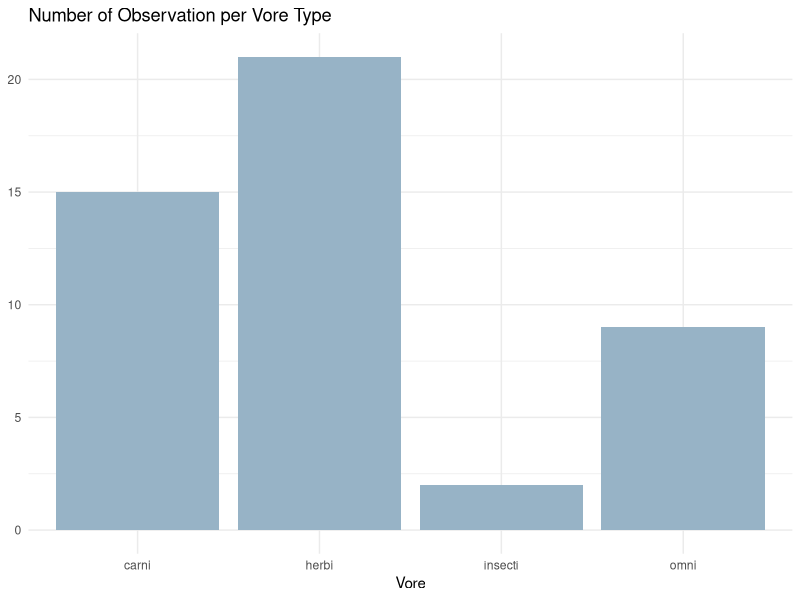
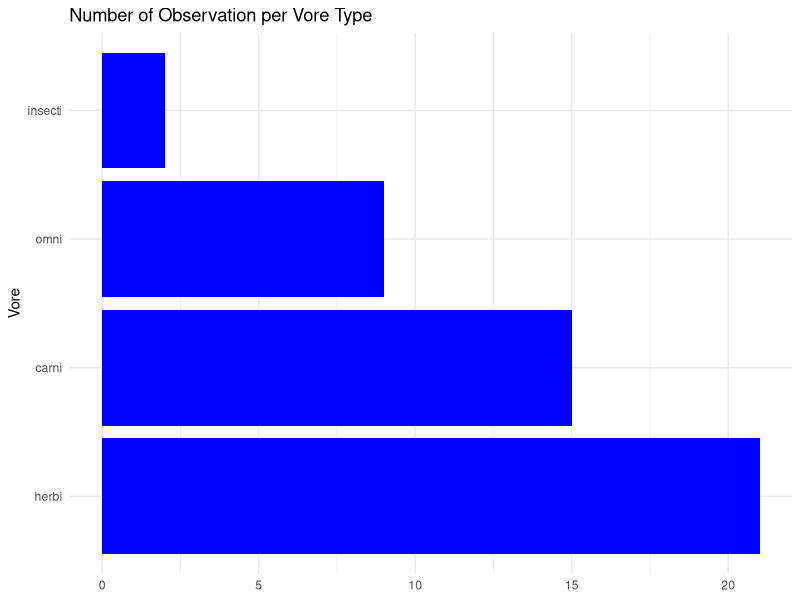
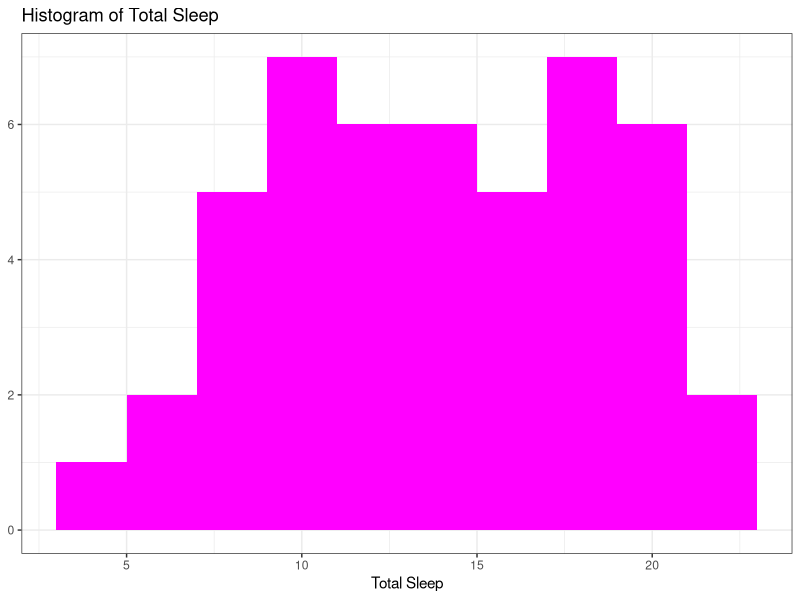
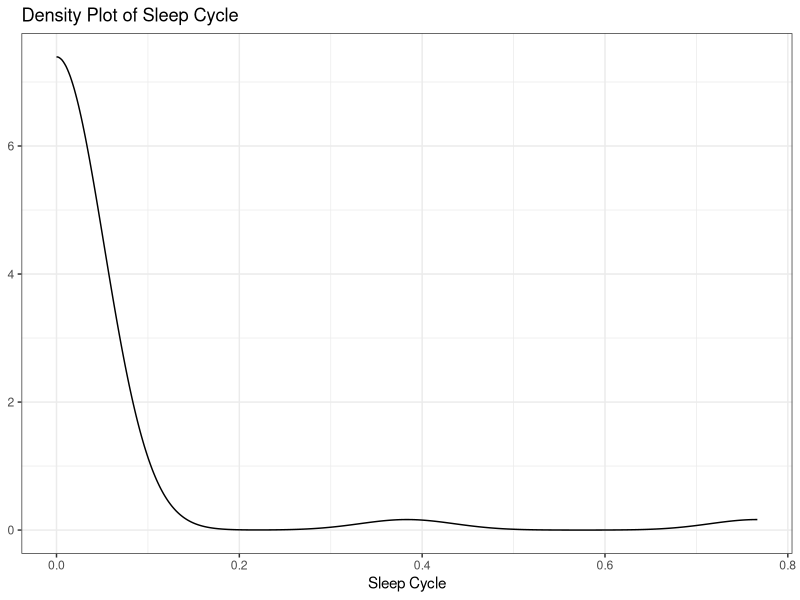
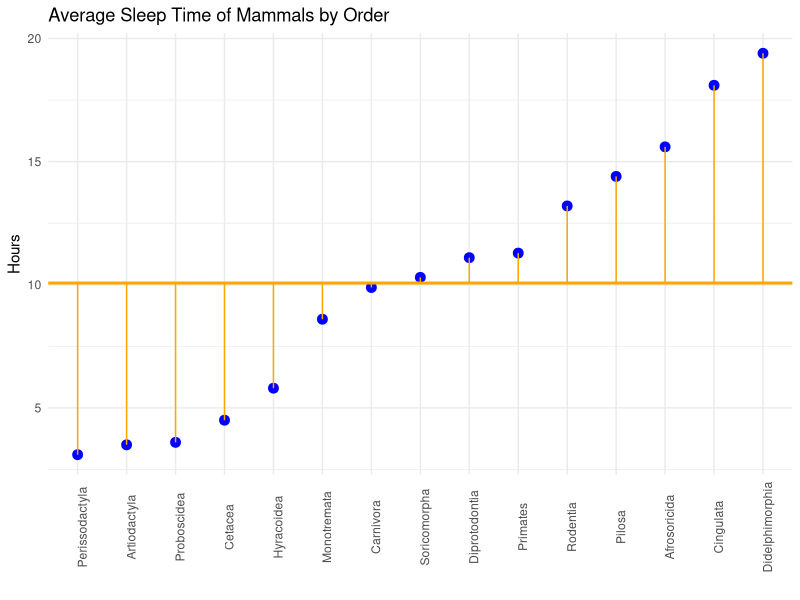
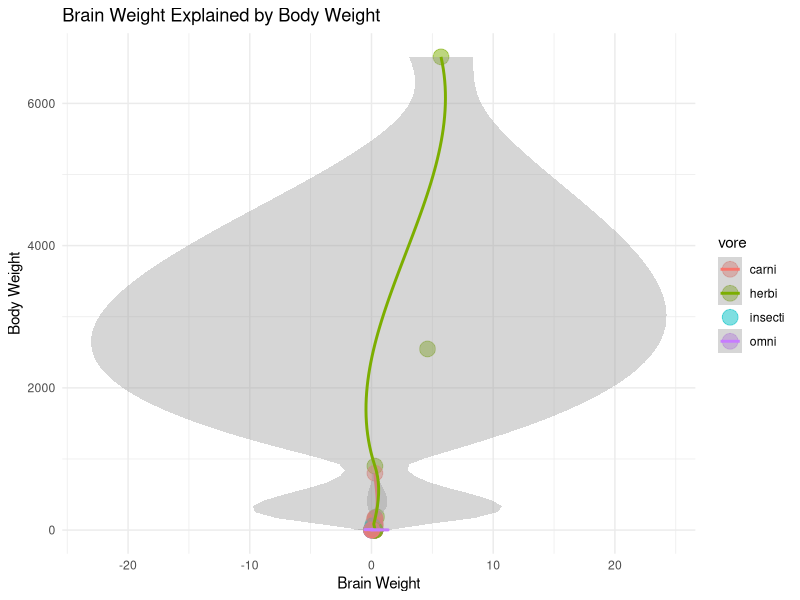

Source code (R) for these figures, in order:
#importing the needed library
install.packages('tinytex')

library(tidyverse)
library(forcats)

#data()

View(msleep)

#?msleep

#STAGE 1: EXPLORING THE DATASET.  
#Checking the datatypes, number of observations & columns, NA, just understanding the data
#I am using one of the in-built datasets
#There are 83 observations and 11 variables
glimpse(msleep)
colnames(msleep)

#checking the unique values in the categorical variables
unique(msleep$vore)
unique(msleep$genus)
unique(msleep$order)
unique(msleep$conservation)


#STAGE 2: DATA CLEANING
#1. Removing NAs from categorical columns if no relationship with other columns is identified 
#    and fill the NAs in numeric variables with the minimums (or available fill policy)
#2. Changing datatypes if need be
#3. Check and remove duplicates


#get the minimum brainwt using base R
mean_brainwt <- mean(msleep$brainwt, na.rm = TRUE)
mean_brainwt

#change the vore variable datatype to factor (categorical) using base R
msleep$vore <- as.factor(msleep$vore)
class(msleep$vore)

#using tidyverse; select columns to work with
#Check for NAs, drop and fill in appropriately
#Remove duplicates using the distinct()
cleaned_data <- msleep %>% 
  select(name, genus,vore,order,sleep_total, sleep_cycle, awake, brainwt, bodywt) %>% 
  filter(!complete.cases(.)) %>% 
  drop_na(vore) %>% 
  mutate_at(c('sleep_total', 'sleep_cycle', 'awake'), ~replace_na(.,0)) %>% 
  mutate(brainwt = replace_na(brainwt, mean_brainwt)) %>%
  distinct()


cleaned_data


#STAGE 3: DATA WRANGLING/MANIPULATION; DESCRIBE AND SUMMARISE
#Creating additional columns if needed, filter, sort,re-coding categorical variables etc

cleaned_data %>% 
  arrange(desc(brainwt)) %>% 
  group_by(vore) %>% 
  summarise(min(bodywt), max(bodywt), mean(bodywt),
            min(brainwt), max(brainwt), mean(brainwt))

#creating a table (like a pivot table in excel)
cleaned_data %>% 
  select(vore, order) %>% 
  table()
  

#STAGE 4: VISUALIZATIONS
#Bar chart---best for single categorical variable; best for counts
#Histograms---Best for single numerical variable charts

theme_set(theme_minimal())

#Barplot (Frequency of the vore types)
cleaned_data %>% 
  ggplot(aes(x=vore))+
  geom_bar(fill="#97b3c6", show.legend = TRUE)+
  #theme_classic()+
  labs(x="Vore",
       y=NULL,
       title="Number of Observation per Vore Type")
         

###flip and sort bar charts (Horizontal Barplot)
cleaned_data %>% 
  ggplot(aes(x=fct_infreq(vore)))+
  geom_bar(fill="blue", show.legend = TRUE)+
  coord_flip()+
  #theme_classic()+
  labs(x="Vore",
       y=NULL,
       title="Number of Observation per Vore Type")


##plotting histogram for a single numeric variable
cleaned_data %>% 
  ggplot(aes(awake))+
  geom_histogram(binwidth = 2, fill="magenta")+
  theme_bw()+
  labs(x="Total Sleep",
       y=NULL,
       title="Histogram of Total Sleep")



##plotting Density for a single numeric variable
cleaned_data %>% 
  ggplot(aes(sleep_cycle))+
  geom_density()+
  theme_bw()+
  labs(x="Sleep Cycle",
       y=NULL,
       title="Density Plot of Sleep Cycle")


##creating a lollipop chart for a categorical and numeric variable
cleaned_data %>% 
  group_by(order) %>% 
  summarise(avg_sleep = mean(sleep_total)) %>% 
  mutate(order = fct_reorder(order,avg_sleep)) %>% 
  ggplot(aes(x = order, y = avg_sleep))+
  geom_point(size=3,colour="blue")+
  geom_segment(aes(x=order,
                   y=mean(cleaned_data$sleep_total),
                   xend = order,
                   yend=avg_sleep),
               colour="Orange")+
  geom_hline(yintercept = mean(cleaned_data$sleep_total),
             colour = "orange",
             linewidth = 1)+
  theme(axis.text.x = element_text(angle=90))+
  labs(title = "Average Sleep Time of Mammals by Order",
       x="",
       y="Hours")



#Scatter Plot Visualizations (best for visualizing 2 numeric variables)
cleaned_data %>% 
  ggplot(aes(x = bodywt,
             y = brainwt,
             color=vore))+
  geom_point(size=5, alpha=0.5)+
  geom_smooth()+
  coord_flip()+
  #facet_wrap(~vore)+
  labs(title = "Brain Weight Explained by Body Weight",
       x = "Body Weight",
       y = "Brain Weight")
